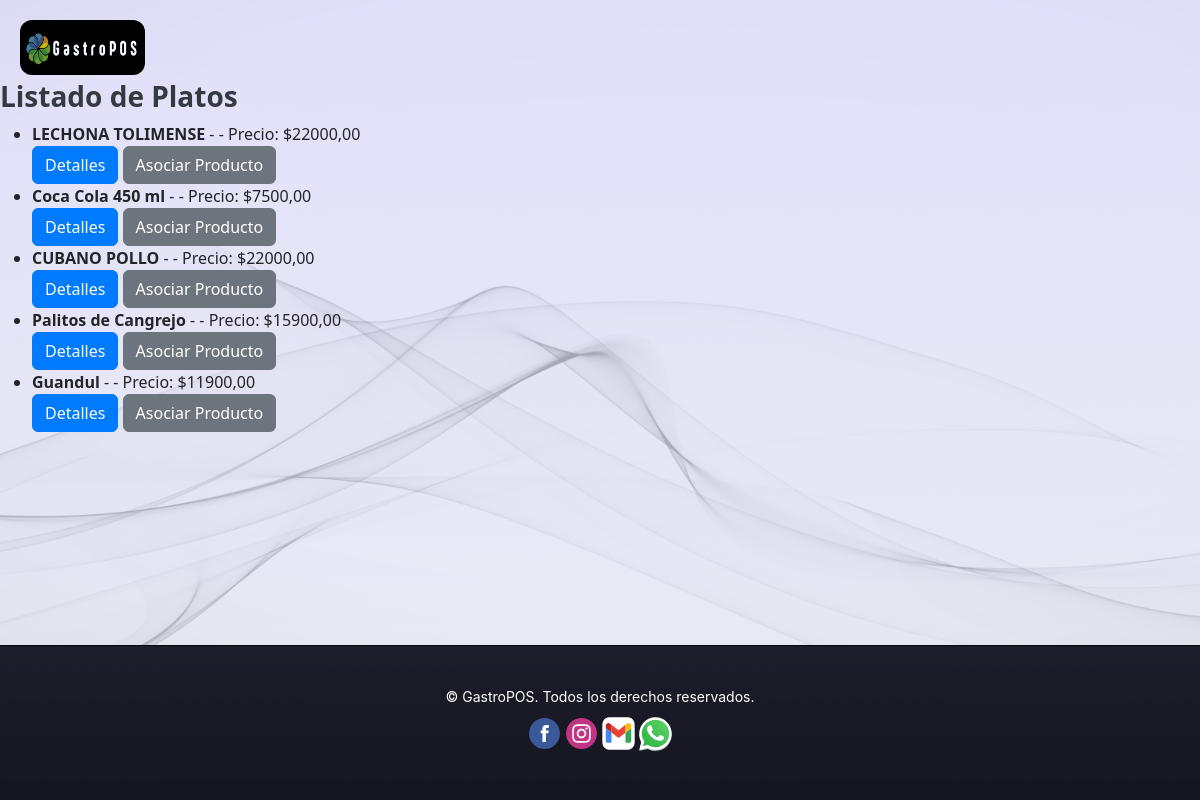
The app's page /inventario/listar/ (signed in) with its own data.
### platos/models.py (models this page shows, shortened)
class Plato(models.Model):
    usuario = models.ForeignKey(User, on_delete=models.CASCADE)
    nombre = models.CharField(max_length=100)
    precio = models.DecimalField(max_digits=10, decimal_places=2)
    imagen = models.ImageField(upload_to='logos/', blank=True, null=True)
    categoria = models.ForeignKey(Categoria, on_delete=models.CASCADE, related_name='platos', default=1)

### inventario/views.py (the view)
# urls.py: path('listar/', listar_platos, name='listar_platos'),
@login_required(login_url='/login/')
def listar_platos(request):
    platos = Plato.objects.filter(usuario=request.user)
    return render(request, 'inventario/listar_platos.html', {'platos': platos})

### inventario/templates/inventario/listar_platos.html
{% extends 'base.html' %}
{% block content %}
  <h2>Listado de Platos</h2>
  <ul>
    {% for plato in platos %}
      <li>
        <strong>{{ plato.nombre }}</strong> - {{ plato.descripcion }} - Precio: ${{ plato.precio }}
        <br>
        <a href="{% url 'detalle_plato' plato.id %}" class="btn btn-primary">Detalles</a>
        <a href="{% url 'asociar_producto' plato.id %}" class="btn btn-secondary">Asociar Producto</a>
      </li>
    {% empty %}
      <li>No hay platos disponibles.</li>
    {% endfor %}
  </ul>
{% endblock %}

### static/css/base.css (style rules this page uses)
html, body { height: 100%; margin: 0; }
body { padding-top: 56px; }
.btn-primary { background-color: #007bff; border-color: #007bff; }
h2 { font-size: 1.75rem; font-weight: bold; color: #343a40; }

### static/css/crear_pedido.css (style rules this page uses)
.btn-primary { background-color: #007bff; border-color: #007bff; }
h2 { font-size: 1.75rem; font-weight: bold; color: #343a40; }

### records on screen
Plato: nombre "LECHONA TOLIMENSE", precio "22000,00"
Plato: nombre "Coca Cola 450 ml", precio "7500,00"
Plato: nombre "CUBANO POLLO", precio "22000,00"
Plato: nombre "Palitos de Cangrejo", precio "15900,00"
Plato: nombre "Guandul", precio "11900,00"
